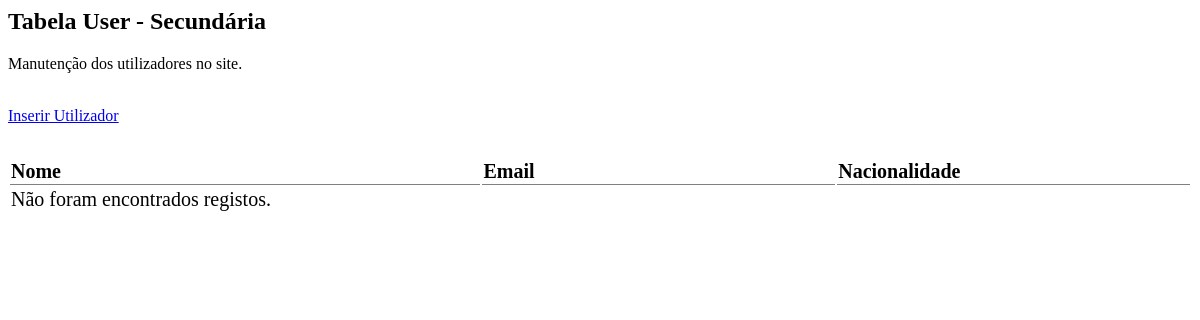
Page /backoffice/content/users/users.php on the earlier database version.
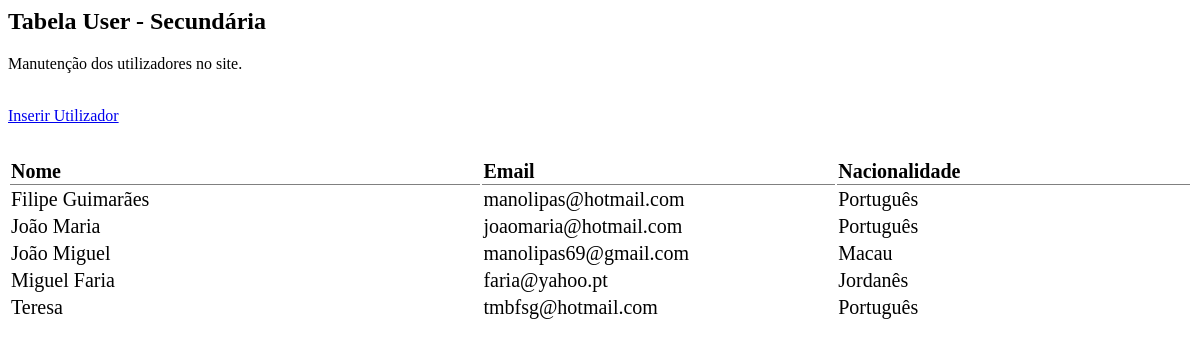
Same page on the later database version.
### tables this page shows
CREATE TABLE IF NOT EXISTS `user` (
  `id` int(11) NOT NULL AUTO_INCREMENT,
  `name` varchar(255) DEFAULT NULL,
  `email` varchar(255) NOT NULL,
  `phone_number` varchar(50) DEFAULT NULL,
  `nacionality` varchar(50) DEFAULT NULL,
  `birthdate` date DEFAULT NULL,
  `creation_date` datetime DEFAULT current_timestamp(),
  `profile_image` varchar(100) DEFAULT NULL,
  `verified` int(1) DEFAULT NULL,
  `display_language` int(3) DEFAULT 1,
  `gender` int(1) DEFAULT NULL,
  `role` int(1) DEFAULT NULL,
  `password` varchar(40) DEFAULT NULL,
  PRIMARY KEY (`id`,`email`),
  UNIQUE KEY `email` (`email`),
  UNIQUE KEY `phone_number` (`phone_number`),
  KEY `FK_user_sex` (`gender`) USING BTREE,
  KEY `FK_user_role` (`role`),
  CONSTRAINT `FK_user_gender` FOREIGN KEY (`gender`) REFERENCES `gender` (`id`) ON DELETE NO ACTION ON UPDATE NO ACTION,
  CONSTRAINT `FK_user_role` FOREIGN KEY (`role`) REFERENCES `role` (`id`) ON DELETE NO ACTION ON UPDATE NO ACTION
);

### backoffice/content/users/users.php (the view, shortened to what this page needs)
<?php
$showtour = "SELECT * FROM user ORDER BY name";
$show = mysqli_query($conn, $showtour);
if (mysqli_num_rows($show) > 0) {
    $row = mysqli_fetch_array($show);
} else {
    $row = null;
}
?>
<h2>Tabela User - Secundária</h2>
<p>Manutenção dos utilizadores no site.</p>
<a href="./?p=21" class="insert-button">Inserir Utilizador</a>
<a id="delLink" disabled><i class="fa-regular fa-trash-can fa-2xl" onclick="confirmDelete(<?php echo $row['id']; ?>)"></i></a>
<?php
if ($row !== null && isset($row['id'])) {
    $editLink = './?p=25&id=' . $row['id'] . '&operation=editar';
} else {
    $editLink = null;
}
echo '<a href="' . $editLink . '" id="editLink" disabled><i class="fa-regular fa-pen-to-square fa-2xl"></i></a>' ?>
<table class="table-hover" style="width:100%; font-size: 20px; margin-top: 1rem; padding-top: 1rem;">
    <thead>
        <tr>
            <th scope="col" style="text-align: left; width:40%; border-bottom: solid 1px grey; border-collapse: collapse;">Nome</th>
            <th scope="col" style="text-align: left; width:30%; border-bottom: solid 1px grey; border-collapse: collapse;">Email</th>
            <th scope="col" style="text-align: left; width:30%; border-bottom: solid 1px grey; border-collapse: collapse;">Nacionalidade</th>
        </tr>
    </thead>
    <tbody>
        <?php
        if ($row !== null) {
            do {
        ?>
                <tr id="tr_<?php echo $row['id']; ?>" onclick="storeID(<?php echo $row['id']; ?>)">
                    <?php
                    echo "<td>" . $row['name'] . "</td>";
                    echo "<td>" . $row['email'] . "</td>";
                    echo "<td>" . $row['nacionality'] . "</td>";
                    ?>
                </tr>
        <?php
            } while ($row = mysqli_fetch_assoc($show));
        } else {
            echo "<tr><td colspan='4'>Não foram encontrados registos.</td></tr>";
        }
        ?>
    </tbody>
</table>

Differences in the rows shown:
added user: name "Filipe Guimarães", email "manolipas@hotmail.com", nacionality "Português"
added user: name "João Maria", email "joaomaria@hotmail.com", nacionality "Português"
added user: name "João Miguel", email "manolipas69@gmail.com", nacionality "Macau"
added user: name "Miguel Faria", email "faria@yahoo.pt", nacionality "Jordanês"
added user: name "Teresa", email "tmbfsg@hotmail.com", nacionality "Português"
Other differences:
text no longer shown: "Não foram encontrados registos."
